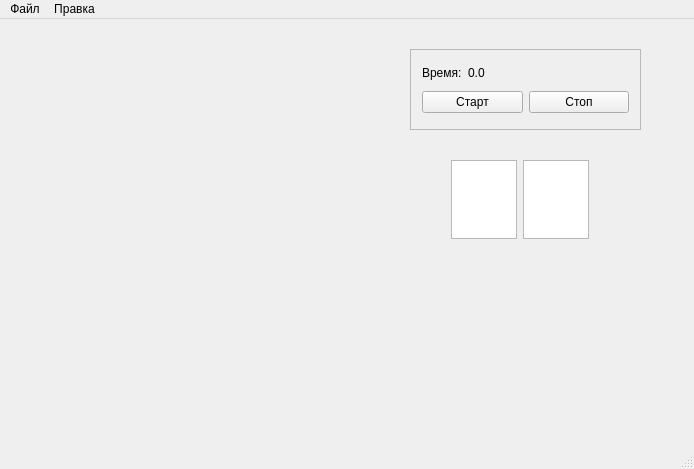
<?xml version="1.0" encoding="UTF-8"?>
<ui version="4.0">
 <class>MainWindow</class>
 <widget class="QMainWindow" name="MainWindow">
  <property name="geometry">
   <rect>
    <x>0</x>
    <y>0</y>
    <width>694</width>
    <height>469</height>
   </rect>
  </property>
  <property name="windowTitle">
   <string>qtvirt_board</string>
  </property>
  <widget class="QWidget" name="centralWidget">
   <widget class="QWidget" name="horizontalLayoutWidget">
    <property name="geometry">
     <rect>
      <x>70</x>
      <y>30</y>
      <width>241</width>
      <height>41</height>
     </rect>
    </property>
    <layout class="QHBoxLayout" name="LedLayout">
     <item>
      <layout class="QVBoxLayout" name="ll1"/>
     </item>
     <item>
      <layout class="QVBoxLayout" name="ll2"/>
     </item>
     <item>
      <layout class="QVBoxLayout" name="ll3"/>
     </item>
     <item>
      <layout class="QVBoxLayout" name="ll4"/>
     </item>
     <item>
      <layout class="QVBoxLayout" name="ll5"/>
     </item>
    </layout>
   </widget>
   <widget class="QWidget" name="horizontalLayoutWidget_4">
    <property name="geometry">
     <rect>
      <x>440</x>
      <y>130</y>
      <width>160</width>
      <height>101</height>
     </rect>
    </property>
    <layout class="QHBoxLayout" name="SevSegLayout">
     <item>
      <widget class="QGraphicsView" name="sevseg1_view">
       <property name="verticalScrollBarPolicy">
        <enum>Qt::ScrollBarAlwaysOff</enum>
       </property>
       <property name="horizontalScrollBarPolicy">
        <enum>Qt::ScrollBarAlwaysOff</enum>
       </property>
       <property name="sceneRect">
        <rectf>
         <x>0.000000000000000</x>
         <y>0.000000000000000</y>
         <width>0.000000000000000</width>
         <height>0.000000000000000</height>
        </rectf>
       </property>
       <property name="alignment">
        <set>Qt::AlignCenter</set>
       </property>
      </widget>
     </item>
     <item>
      <widget class="QGraphicsView" name="sevseg2_view"/>
     </item>
    </layout>
   </widget>
   <widget class="QLabel" name="label">
    <property name="geometry">
     <rect>
      <x>150</x>
      <y>110</y>
      <width>151</width>
      <height>151</height>
     </rect>
    </property>
    <property name="text">
     <string/>
    </property>
    <property name="pixmap">
     <pixmap>chip.png</pixmap>
    </property>
    <property name="scaledContents">
     <bool>true</bool>
    </property>
   </widget>
   <widget class="QFrame" name="frame">
    <property name="geometry">
     <rect>
      <x>410</x>
      <y>30</y>
      <width>231</width>
      <height>81</height>
     </rect>
    </property>
    <property name="frameShape">
     <enum>QFrame::StyledPanel</enum>
    </property>
    <property name="frameShadow">
     <enum>QFrame::Raised</enum>
    </property>
    <layout class="QHBoxLayout" name="horizontalLayout_4">
     <item>
      <layout class="QVBoxLayout" name="verticalLayout_9">
       <item>
        <layout class="QHBoxLayout" name="horizontalLayout_3">
         <item>
          <widget class="QLabel" name="tml">
           <property name="sizePolicy">
            <sizepolicy hsizetype="Maximum" vsizetype="Maximum">
             <horstretch>0</horstretch>
             <verstretch>0</verstretch>
            </sizepolicy>
           </property>
           <property name="text">
            <string>Время:</string>
           </property>
          </widget>
         </item>
         <item>
          <widget class="QLabel" name="time_label">
           <property name="sizePolicy">
            <sizepolicy hsizetype="Preferred" vsizetype="Maximum">
             <horstretch>0</horstretch>
             <verstretch>0</verstretch>
            </sizepolicy>
           </property>
           <property name="text">
            <string>0.0</string>
           </property>
          </widget>
         </item>
        </layout>
       </item>
       <item>
        <layout class="QHBoxLayout" name="horizontalLayout_2">
         <item>
          <widget class="QPushButton" name="start_btn">
           <property name="text">
            <string>Старт</string>
           </property>
          </widget>
         </item>
         <item>
          <widget class="QPushButton" name="stop_btn">
           <property name="text">
            <string>Стоп</string>
           </property>
          </widget>
         </item>
        </layout>
       </item>
      </layout>
     </item>
    </layout>
   </widget>
   <widget class="QWidget" name="horizontalLayoutWidget_2">
    <property name="geometry">
     <rect>
      <x>90</x>
      <y>300</y>
      <width>241</width>
      <height>61</height>
     </rect>
    </property>
    <layout class="QHBoxLayout" name="BtnLayout">
     <item>
      <layout class="QVBoxLayout" name="lb1"/>
     </item>
     <item>
      <layout class="QVBoxLayout" name="lb2"/>
     </item>
     <item>
      <layout class="QVBoxLayout" name="lb3"/>
     </item>
     <item>
      <layout class="QVBoxLayout" name="lb4"/>
     </item>
     <item>
      <layout class="QVBoxLayout" name="lb5"/>
     </item>
    </layout>
   </widget>
   <widget class="QLabel" name="label_2">
    <property name="geometry">
     <rect>
      <x>0</x>
      <y>0</y>
      <width>691</width>
      <height>421</height>
     </rect>
    </property>
    <property name="text">
     <string/>
    </property>
    <property name="pixmap">
     <pixmap>backgrnd.png</pixmap>
    </property>
   </widget>
   <zorder>label_2</zorder>
   <zorder>horizontalLayoutWidget</zorder>
   <zorder>horizontalLayoutWidget_4</zorder>
   <zorder>label</zorder>
   <zorder>frame</zorder>
   <zorder>horizontalLayoutWidget_2</zorder>
  </widget>
  <widget class="QMenuBar" name="menuBar">
   <property name="geometry">
    <rect>
     <x>0</x>
     <y>0</y>
     <width>694</width>
     <height>24</height>
    </rect>
   </property>
   <widget class="QMenu" name="menuFile">
    <property name="title">
     <string>Файл</string>
    </property>
    <addaction name="actModAuto"/>
   </widget>
   <widget class="QMenu" name="menu">
    <property name="title">
     <string>Правка</string>
    </property>
    <addaction name="actSettings"/>
   </widget>
   <addaction name="menuFile"/>
   <addaction name="menu"/>
  </widget>
  <widget class="QStatusBar" name="statusBar"/>
  <action name="actModAuto">
   <property name="text">
    <string>Открыть модуль...</string>
   </property>
  </action>
  <action name="actModMan">
   <property name="text">
    <string>Открыть модуль(Вручную)...</string>
   </property>
  </action>
  <action name="actSettings">
   <property name="text">
    <string>Настройки</string>
   </property>
  </action>
 </widget>
 <layoutdefault spacing="6" margin="11"/>
 <resources/>
 <connections/>
</ui>
